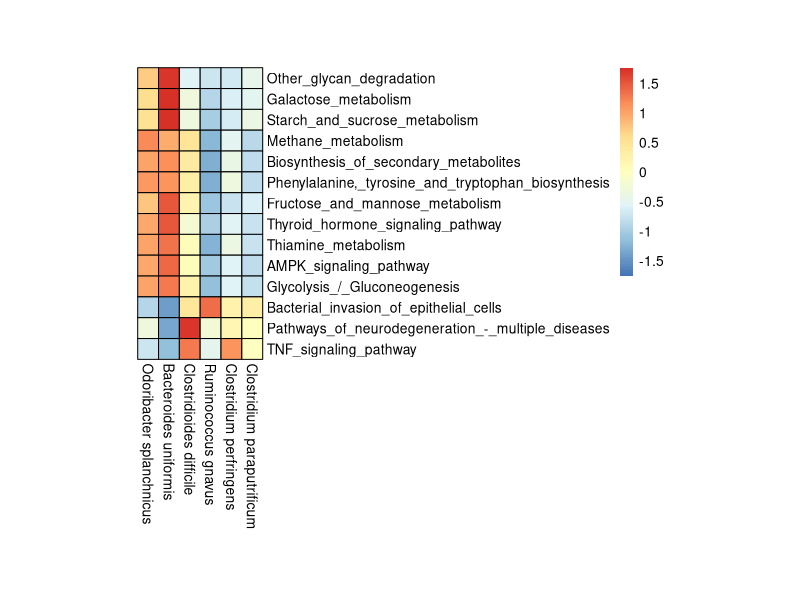

R code for this plot:
library(pheatmap)
data <- read.delim("heatmap.txt",header=T,row.names=1,sep = '\t',stringsAsFactors = F, check.names = F) 

# Set the graph size
options(repr.plot.width = 5.2, repr.plot.height = 5, units = "in", res = 1200)
# Create the SVG file
svg("heatmap.svg", width = 5.2, height = 5)

pheatmap(data, treeheight_row = 0, treeheight_col = 0, border_color = "black", scale = "row", 
         border = FALSE, cellwidth = 15, cellheight = 15, xlab = "Samples")

# close graphics device
dev.off()








